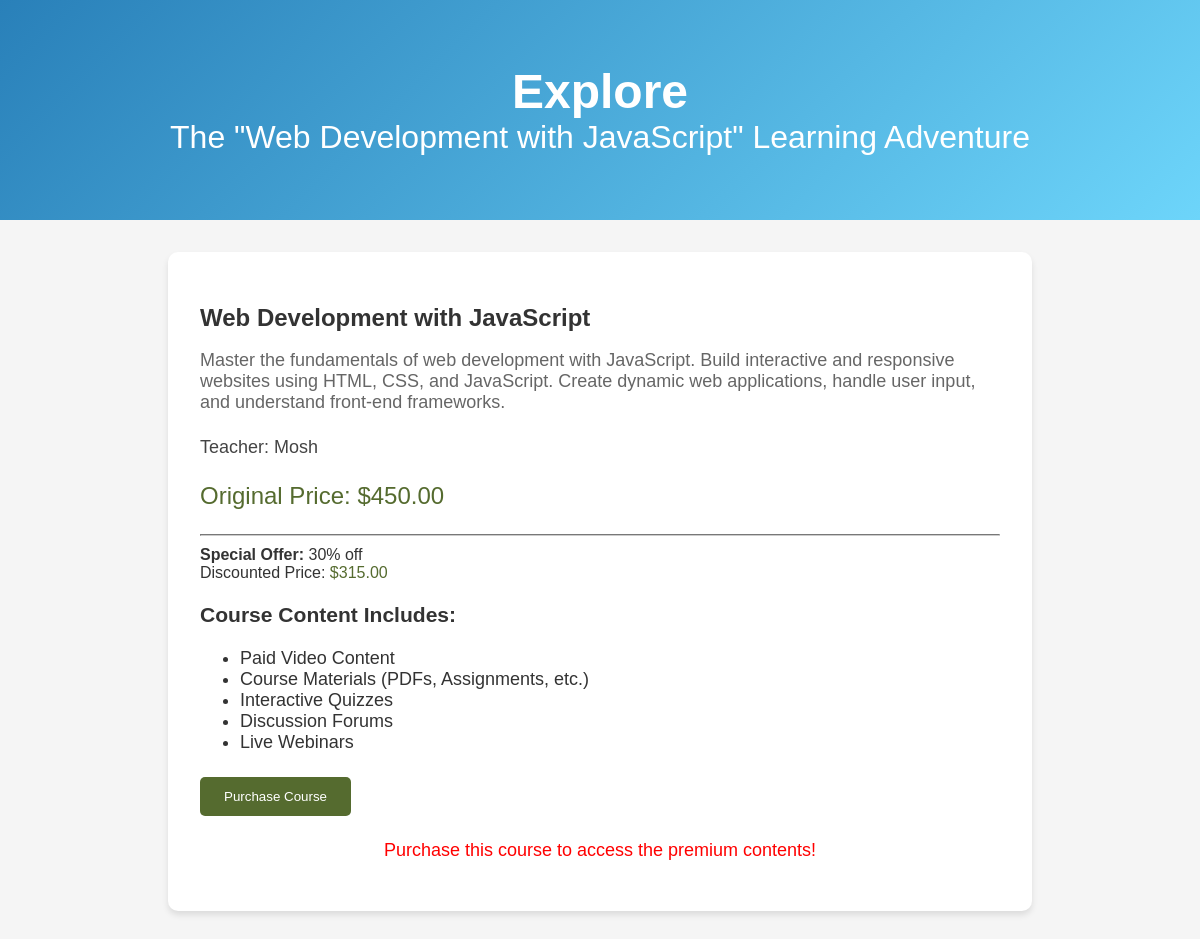
Screenshot of /course/2/ with the database file from the repository.
### courses/models.py (models this page shows, shortened)
class Course(models.Model):
    title = models.CharField(max_length=200)
    description = models.TextField()
    teacher = models.ForeignKey(Teacher, on_delete=models.CASCADE)
    price = models.DecimalField(max_digits=10, decimal_places=2)
    rating = models.DecimalField(max_digits=3, decimal_places=2, null=True, blank=True)
    has_contents = models.BooleanField(default=False)

class Teacher(models.Model):
    user = models.OneToOneField(CustomUser, on_delete=models.CASCADE)

class CustomUser(AbstractUser):
    USER_TYPE_CHOICES = [
        ('teacher', 'Teacher'),
        ('student', 'Student'),
    ]
    user_type = models.CharField(max_length=10, choices=USER_TYPE_CHOICES)
    objects = CustomUserManager()

### courses/views.py (the view)
# urls.py: path('course/<int:course_id>/', views.CourseDetail, name='course_detail'),
def CourseDetail(request, course_id):
    course = get_object_or_404(Course, id=course_id)
    course_price_float = float(course.price)
    discounted_price = course_price_float * 0.7
    paypal_dict = {
        "business": settings.PAYPAL_RECEIVER_EMAIL,
        "amount": str(discounted_price),
        "item_name": course.title,
        "invoice": f"course-{course_id}",
        "notify_url": request.build_absolute_uri(reverse('paypal-ipn')),
        "return_url": request.build_absolute_uri(reverse('payment_success')),
        "cancel_return": request.build_absolute_uri(reverse('payment_cancel')),
    }
    paypal_form = PayPalPaymentsForm(initial=paypal_dict)
    context = {
        'course': course,
        'discounted_price': discounted_price,
        'paypal_form': paypal_form,
    }
    return render(request, 'course_detail.html', context)

### templates/course_detail.html (shortened to what this page needs)
<!DOCTYPE html>
<html lang="en">
<head>
</head>
<body>
    <header style="background-image: linear-gradient(135deg, #2980B9, #6DD5FA); color: white; text-align: center; padding: 4rem 0;">
        <h1 style="font-size: 3rem; font-weight: bold; margin: 0;">Explore</h1>
        <h2 style="font-size: 2rem; font-weight: normal; margin: 0;">The "{{ course.title }}" Learning Adventure</h2>
    </header>
    <div class="course-details">
        <h2 class="course-title">{{ course.title }}</h2>
        <p class="course-description">{{ course.description }}</p>
        <p class="teacher-name">Teacher: {{ course.teacher.user.username }}</p>
        <p class="course-price">
            Original Price: ${{ course.price|floatformat:2 }}<br>
            <hr style="border-color: #ccc; margin: 10px 0;">
            <span style="font-weight: bold;">Special Offer:</span> 30% off<br>
            Discounted Price: <span style="color: #556B2F;">${{ discounted_price|floatformat:2 }}</span>
        </p>
        <div class="contents-list">
            <h3>Course Content Includes:</h3>
            <ul>
                <li>Paid Video Content</li>
                <li>Course Materials (PDFs, Assignments, etc.)</li>
                <li>Interactive Quizzes</li>
                <li>Discussion Forums</li>
                <li>Live Webinars</li>
            </ul>
        </div>
        <form class="purchase-form" action="{% url 'purchase_course' course.id %}" method="post">
            <button type="submit">Purchase Course</button>
        </form>
        <p class="purchase-message">
            Purchase this course to access the premium contents!
        </p>
    </div>
</body>
</html>

### templates/course_detail.html (style rules this page uses)
body { font-family: Arial, sans-serif; background-color: #f5f5f5; margin: 0; padding: 0; color: #333; }
header { background-color: #556B2F; color: white; text-align: center; padding: 1rem; }
.course-details { max-width: 800px; margin: 2rem auto; padding: 2rem; background-color: white; border-radius: 10px; box-shadow: 0px 4px 6px rgba(0, 0, 0, 0.1); }
.course-title { font-size: 24px; font-weight: bold; margin-bottom: 1rem; color: #333; }
.course-description { font-size: 18px; margin-bottom: 1.5rem; color: #666; }
.course-price { font-size: 24px; margin-bottom: 1.5rem; color: #556B2F; }
.teacher-name { font-size: 18px; margin-bottom: 1rem; color: #444; }
.purchase-form { margin-top: 1rem; }
button { background-color: #556B2F; color: white; padding: 12px 24px; border: none; border-radius: 5px; cursor: pointer; transition: background-color 0.2s; }
.contents-list { font-size: 18px; margin-bottom: 1.5rem; color: #333; }
.purchase-message { color: red; font-size: 18px; margin-top: 1.5rem; text-align: center; }

### rows the page displays
Course: title "Web Development with JavaScript", description "Master the fundamentals of web development with JavaScript. Build interactive and responsive websites using HTML, CSS, and JavaScript. Create dynamic web applications, handle user input, and understand front-end frameworks.", teacher.user.username "Mosh", price "450.00"

### other values shown
{{ discounted_price|floatformat:2 }} "315.00"
